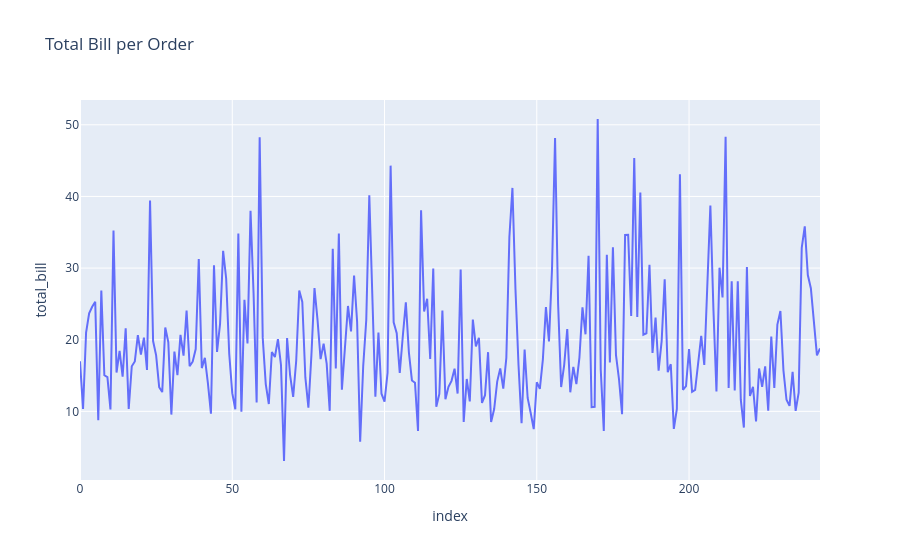

The notebook cell this image was saved under:
### Code cell
px.line(tips, y='total_bill', title='Total Bill per Order')

### Figure 1 — Plotly figure (JSON) as saved in the notebook; plotly's stock layout.template omitted (floating-point values rounded to 4 significant figures; data arrays with more than 128 entries replaced by an {"elided": "..."} marker saying what was removed)
{"data": [{"hovertemplate": "index=%{x}<br>total_bill=%{y}<extra></extra>", "legendgroup": "", "line": {"color": "#636efa", "dash": "solid"}, "marker": {"symbol": "circle"}, "mode": "lines", "name": "", "orientation": "v", "showlegend": false, "type": "scatter", "x": {"elided": "244 int values"}, "xaxis": "x", "y": {"elided": "244 float values"}, "yaxis": "y"}], "layout": {"legend": {"tracegroupgap": 0}, "title": {"text": "Total Bill per Order"}, "xaxis": {"anchor": "y", "domain": [0, 1], "title": {"text": "index"}}, "yaxis": {"anchor": "x", "domain": [0, 1], "title": {"text": "total_bill"}}}}
